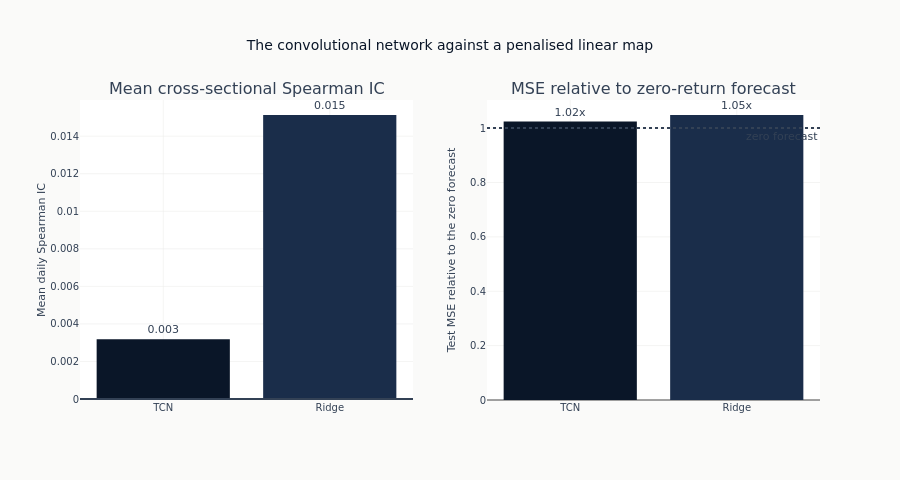

The code cell stored with this chart in its notebook:
### Markdown cell above
## The convolutional network against the linear baseline

Two questions, two panels. The left asks whether the model ordered the funds usefully
on each date; the right asks whether its predicted return levels were closer than
predicting zero. A model can do better on one and worse on the other, and both are
reported because acting on a forecast uses the ordering while fitting one minimises
the squared error.

The ridge regression is the comparison that decides anything. It sees the same window
flattened into one vector and fits a penalised linear map - no causality constraint,
no dilation, no notion that the columns are ordered in time. Whatever the dilated
causal structure is worth has to appear as a difference from that.

### Code cell
model_names = ["TCN", "Ridge"]
ic_values = [test_ic, ridge_ic]
mse_ratios = [test_mse / zero_mse, ridge_mse / zero_mse]
bar_palette = {"TCN": COLORS["blue"], "Ridge": COLORS["slate"]}

fig = make_subplots(
    rows=1,
    cols=2,
    subplot_titles=("Mean cross-sectional Spearman IC", "MSE relative to zero-return forecast"),
)
for model_name, ic_value, mse_ratio in zip(model_names, ic_values, mse_ratios, strict=True):
    fig.add_trace(
        go.Bar(
            x=[model_name],
            y=[ic_value],
            name=model_name,
            marker_color=bar_palette[model_name],
            text=[f"{ic_value:.3f}"],
            textposition="outside",
            showlegend=False,
        ),
        row=1,
        col=1,
    )
    fig.add_trace(
        go.Bar(
            x=[model_name],
            y=[mse_ratio],
            name=model_name,
            marker_color=bar_palette[model_name],
            text=[f"{mse_ratio:.2f}x"],
            textposition="outside",
            showlegend=False,
        ),
        row=1,
        col=2,
    )

fig.add_hline(y=0, line_color=COLORS["neutral"], row=1, col=1)
fig.add_hline(
    y=1,
    line_dash="dot",
    line_color=COLORS["neutral"],
    annotation_text="zero forecast",
    annotation_position="bottom right",
    row=1,
    col=2,
)
fig.update_layout(
    title="The convolutional network against a penalised linear map",
    height=480,
)
fig.update_yaxes(title_text="Mean daily Spearman IC", row=1, col=1)
fig.update_yaxes(title_text="Test MSE relative to the zero forecast", row=1, col=2)
show_plotly_with_alt(
    fig,
    "Two bar charts comparing the temporal convolutional network with the ridge "
    "baseline. The left gives each one's mean daily cross-sectional rank correlation "
    "against a line at zero; the right gives its test mean squared error as a multiple "
    "of the zero forecast's, against a dotted line at one.",
)

### Figure 1 — Plotly figure (JSON) as saved in the notebook; plotly's stock layout.template omitted (floating-point values rounded to 4 significant figures)
{"data": [{"marker": {"color": "#0a1628"}, "name": "TCN", "showlegend": false, "text": ["0.003"], "textposition": "outside", "type": "bar", "x": ["TCN"], "xaxis": "x", "y": [0.003178], "yaxis": "y"}, {"marker": {"color": "#0a1628"}, "name": "TCN", "showlegend": false, "text": ["1.02x"], "textposition": "outside", "type": "bar", "x": ["TCN"], "xaxis": "x2", "y": [1.024], "yaxis": "y2"}, {"marker": {"color": "#1a2d4a"}, "name": "Ridge", "showlegend": false, "text": ["0.015"], "textposition": "outside", "type": "bar", "x": ["Ridge"], "xaxis": "x", "y": [0.01513], "yaxis": "y"}, {"marker": {"color": "#1a2d4a"}, "name": "Ridge", "showlegend": false, "text": ["1.05x"], "textposition": "outside", "type": "bar", "x": ["Ridge"], "xaxis": "x2", "y": [1.048], "yaxis": "y2"}], "layout": {"annotations": [{"font": {"size": 16}, "showarrow": false, "text": "Mean cross-sectional Spearman IC", "x": 0.225, "xanchor": "center", "xref": "paper", "y": 1.0, "yanchor": "bottom", "yref": "paper"}, {"font": {"size": 16}, "showarrow": false, "text": "MSE relative to zero-return forecast", "x": 0.775, "xanchor": "center", "xref": "paper", "y": 1.0, "yanchor": "bottom", "yref": "paper"}, {"showarrow": false, "text": "zero forecast", "x": 1, "xanchor": "right", "xref": "x2 domain", "y": 1, "yanchor": "top", "yref": "y2"}], "height": 480, "shapes": [{"line": {"color": "#334155"}, "type": "line", "x0": 0, "x1": 1, "xref": "x domain", "y0": 0, "y1": 0, "yref": "y"}, {"line": {"color": "#334155", "dash": "dot"}, "type": "line", "x0": 0, "x1": 1, "xref": "x2 domain", "y0": 1, "y1": 1, "yref": "y2"}], "title": {"text": "The convolutional network against a penalised linear map"}, "xaxis": {"anchor": "y", "domain": [0.0, 0.45]}, "xaxis2": {"anchor": "y2", "domain": [0.55, 1.0]}, "yaxis": {"anchor": "x", "domain": [0.0, 1.0], "title": {"text": "Mean daily Spearman IC"}}, "yaxis2": {"anchor": "x2", "domain": [0.0, 1.0], "title": {"text": "Test MSE relative to the zero forecast"}}}}
